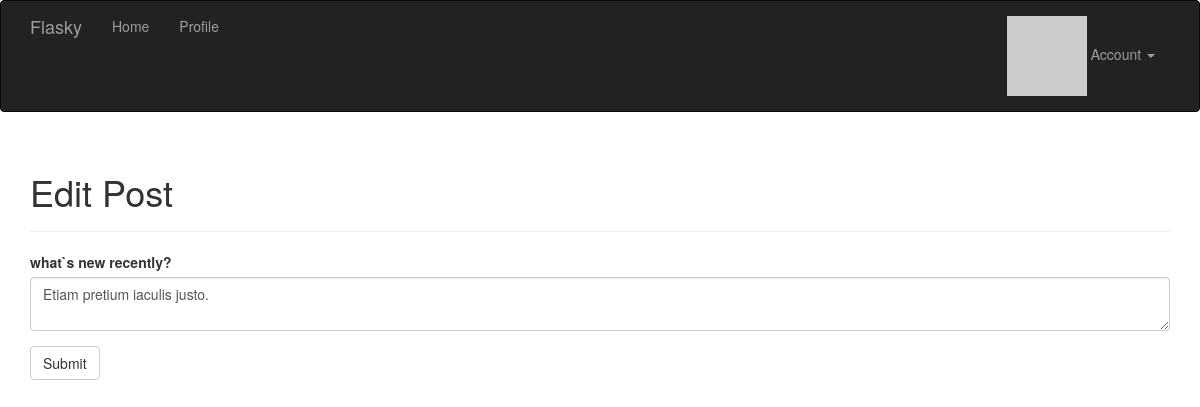
The page /edit/104 (signed in) on the database as committed earlier.
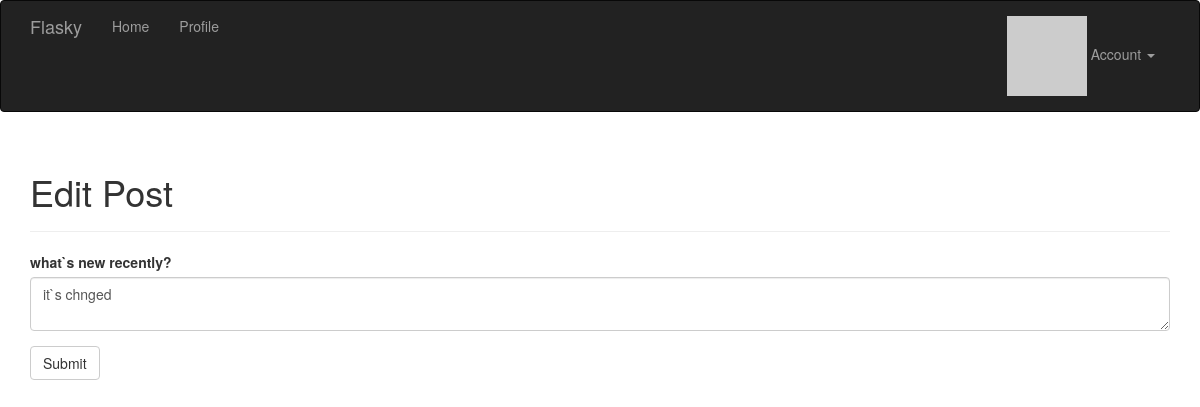
The same page on the database as committed later.
### app/models.py (models this page shows, shortened)
class Post(db.Model):
	__tablename__ = 'posts'
	id = db.Column(db.Integer, primary_key=True)
	body = db.Column(db.Text)
	body_html = db.Column(db.Text)
	timestamp = db.Column(db.DateTime, index = True, default = datetime.utcnow)
	author_id = db.Column(db.Integer, db.ForeignKey('users.id'))

### app/main/views.py (the view)
@main.route('/edit/<int:id>', methods = ['GET','POST'])
@login_required
def edit(id):
	post = Post.query.get_or_404(id)
	if current_user != post.author and not current_user.can(Permission.ADMINISTER):
		abort(403)
	form = PostForm()
	if form.validate_on_submit():
		post.body = form.body.data
		db.session.add(post)
		flash('The post has been updated.')
		return redirect(url_for('.post', id = post.id))
	form.body.data = post.body
	return render_template('edit_post.html', form = form)

### app/main/forms.py
class PostForm(Form):
	body = PageDownField('what`s new recently?', validators = [Required()])
	submit = SubmitField('Submit')

### app/auth/views.py (called while the page is built)
@auth.before_app_request
def before_request():
	if current_user.is_authenticated:
		current_user.ping()
		if not current_user.confirmed and request.endpoint[:5] != 'auth.' and request.endpoint != 'static':
			return redirect(url_for('auth.unconfirmed'))

### app/main/__init__.py (called while the page is built)
@main.app_context_processor
def inject_permission():
	return dict(Permission = Permission)

### app/models.py (called while the page is built)
@login_manager.user_loader
def load_user(user_id):
	return User.query.get(int(user_id))

	def gravatar(self, size=100, default = 'identicon', ratting = 'g'):
		if request.is_secure:
			url = 'http://secure.gravatar.com/avatar'
		else:
			url = 'http://www.gravatar.com/avatar'
		hash = hashlib.md5(self.email.encode('utf-8')).hexdigest()
		return '{url}/{hash}?s={size}&d={default}&r={ratting}'.format(
			url = url, hash = hash, size = size, default = default,ratting = ratting)

	def can(self, permissions):
		return self.role is not None and (self.role.permissions & permissions) == permissions

	def ping(self):
		self.last_seen = datetime.utcnow()
		db.session.add(self)

### app/templates/edit_post.html (shortened to what this page needs)
{% extends "base.html" %}
{% import "bootstrap/wtf.html" as wtf %}
{% block page_content %}
<div class="page-header">
	<h1>Edit Post</h1>
</div>
<div>
	{{ wtf.quick_form(form) }}
</div>
{% endblock %}

Rows that differ between the two databases and show on the page:
changed Post: body "Etiam pretium iaculis justo." → "it`s chnged"
